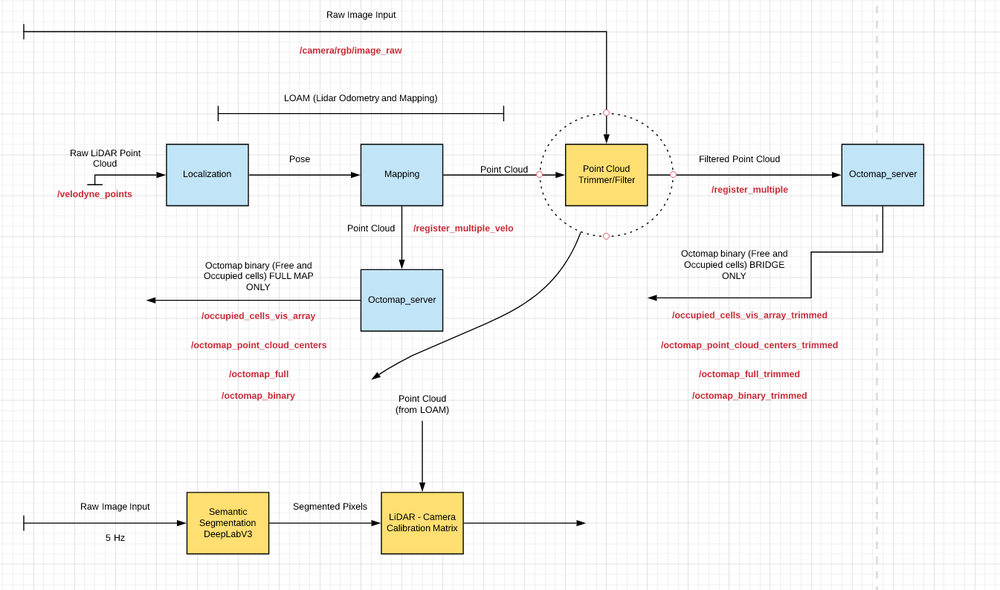
#> input picture pipeline.png, 1000 x 590 px, shrunk from 1345 x 793 before the run, given in place of the camera
$ python cvCodeTest.py
#> lines starting #> are read from the running program, lines starting #| are printed output that depends on the picture; after the words box and inside, x2 and y2 are one past the last pixel; in counts of white or black regions, pixels touching at a corner belong together
import cv2
import numpy as np

def nothing(x):
    pass

# Open the camera
cap = cv2.VideoCapture(0)

# Create a window
cv2.namedWindow('image')

# create trackbars for color change
cv2.createTrackbar('lowH','image',0,179,nothing)
#> slider 'lowH' is set to 35
cv2.createTrackbar('highH','image',179,179,nothing)

cv2.createTrackbar('lowS','image',0,255,nothing)
#> slider 'lowS' is set to 51
cv2.createTrackbar('highS','image',255,255,nothing)

cv2.createTrackbar('lowV','image',0,255,nothing)
#> slider 'lowV' is set to 51
cv2.createTrackbar('highV','image',255,255,nothing)

while(True):
    ret, frame = cap.read()
#> frame is the input picture: shape (590, 1000, 3); mean B, G, R 243.6, 245.5, 246

    # get current positions of the trackbars
    ilowH = cv2.getTrackbarPos('lowH', 'image')
    ihighH = cv2.getTrackbarPos('highH', 'image')
    ilowS = cv2.getTrackbarPos('lowS', 'image')
    ihighS = cv2.getTrackbarPos('highS', 'image')
    ilowV = cv2.getTrackbarPos('lowV', 'image')
    ihighV = cv2.getTrackbarPos('highV', 'image')

    # convert color to hsv because it is easy to track colors in this color model
    hsv = cv2.cvtColor(frame, cv2.COLOR_BGR2HSV)
#> hsv: shape (590, 1000, 3); mean H, S, V 6.6, 6.6, 247.7
    lower_hsv = np.array([ilowH, ilowS, ilowV])
    higher_hsv = np.array([ihighH, ihighS, ihighV])
    # Apply the cv2.inrange method to create a mask
    mask = cv2.inRange(hsv, lower_hsv, higher_hsv)
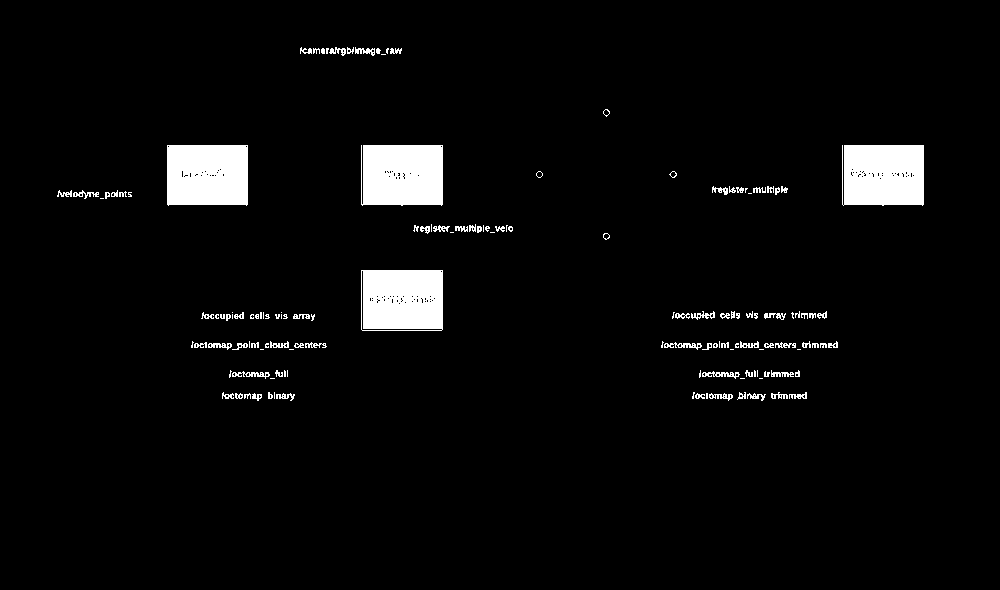
#> mask: shape (590, 1000); 4% white; 141 white regions (57 under 20 px), largest, box (x1, y1, x2, y2) and area: (361, 145, 443, 206) 4836, (167, 145, 248, 206) 4830, (842, 145, 924, 206) 4814
    # Apply the mask on the image to extract the original color
    frame = cv2.bitwise_and(frame, frame, mask=mask)
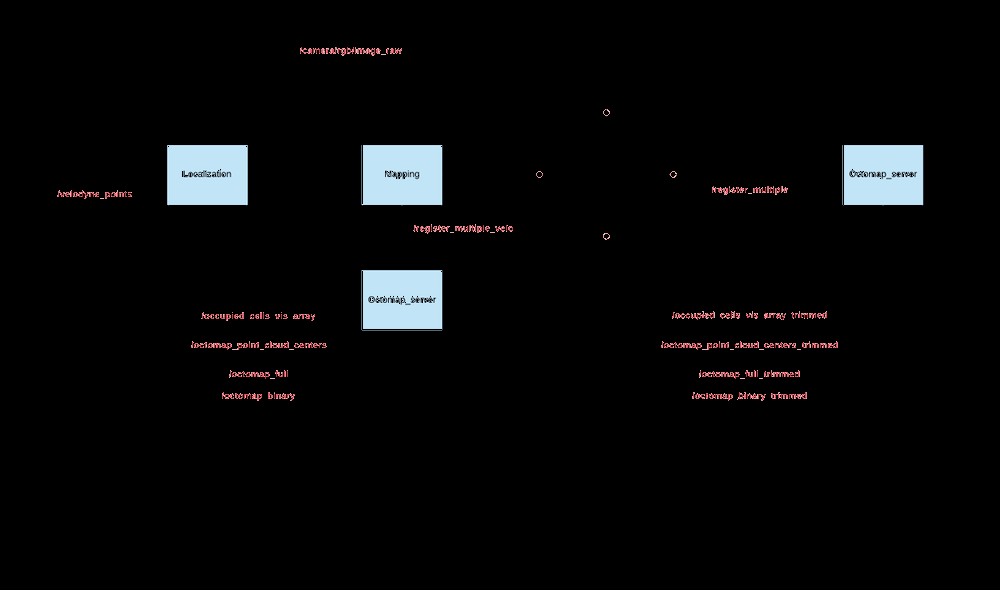
#> frame: shape (590, 1000, 3); mean B, G, R 8.7, 8, 7.7
    cv2.imshow('image', frame)
    # Press q to exit
    if cv2.waitKey(1) & 0xFF == ord('q'):
#> (key q is pressed here)
        break

cap.release()
cv2.destroyAllWindows()
